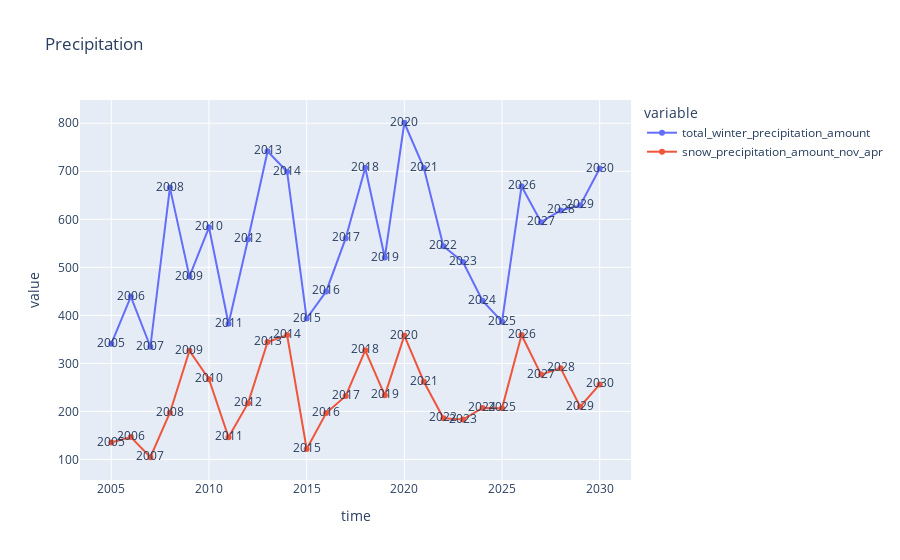

The notebook cell saved with this chart:
### Code cell
pd.options.plotting.backend = "plotly"
# milano.plot(x='time', y=['mm_prod','snow_precipitation_amount_nov_apr','total_winter_precipitation_amount','mean_winter_tas','mean_feb_tas'])
result_melt = cortina.drop(['Number_of_points','LAT','LON','NUTS3_ID','ZS'],axis=1).groupby(['time'],as_index=False).mean().melt(id_vars='time', value_vars= ['total_winter_precipitation_amount','snow_precipitation_amount_nov_apr'])
fig=px.line(result_melt, x='time' , y='value' , color='variable',text="time",markers=True,title='Precipitation')
fig.show();

### Figure 1 — Plotly figure (JSON) as saved in the notebook; plotly's stock layout.template omitted (floating-point values rounded to 4 significant figures)
{"data": [{"hovertemplate": "variable=total_winter_precipitation_amount<br>time=%{text}<br>value=%{y}<extra></extra>", "legendgroup": "total_winter_precipitation_amount", "line": {"color": "#636efa", "dash": "solid"}, "marker": {"symbol": "circle"}, "mode": "lines+text+markers", "name": "total_winter_precipitation_amount", "orientation": "v", "showlegend": true, "text": [2005, 2006, 2007, 2008, 2009, 2010, 2011, 2012, 2013, 2014, 2015, 2016, 2017, 2018, 2019, 2020, 2021, 2022, 2023, 2024, 2025, 2026, 2027, 2028, 2029, 2030], "type": "scatter", "x": [2005, 2006, 2007, 2008, 2009, 2010, 2011, 2012, 2013, 2014, 2015, 2016, 2017, 2018, 2019, 2020, 2021, 2022, 2023, 2024, 2025, 2026, 2027, 2028, 2029, 2030], "xaxis": "x", "y": [340.6, 439.1, 334.6, 666.0, 480.8, 583.4, 382.5, 558.3, 741.6, 699.1, 393.4, 449.8, 560.8, 707.3, 520.4, 801.1, 706.7, 543.9, 511.1, 430.6, 386.9, 668.9, 594.0, 618.4, 629.0, 705.7], "yaxis": "y"}, {"hovertemplate": "variable=snow_precipitation_amount_nov_apr<br>time=%{text}<br>value=%{y}<extra></extra>", "legendgroup": "snow_precipitation_amount_nov_apr", "line": {"color": "#EF553B", "dash": "solid"}, "marker": {"symbol": "circle"}, "mode": "lines+text+markers", "name": "snow_precipitation_amount_nov_apr", "orientation": "v", "showlegend": true, "text": [2005, 2006, 2007, 2008, 2009, 2010, 2011, 2012, 2013, 2014, 2015, 2016, 2017, 2018, 2019, 2020, 2021, 2022, 2023, 2024, 2025, 2026, 2027, 2028, 2029, 2030], "type": "scatter", "x": [2005, 2006, 2007, 2008, 2009, 2010, 2011, 2012, 2013, 2014, 2015, 2016, 2017, 2018, 2019, 2020, 2021, 2022, 2023, 2024, 2025, 2026, 2027, 2028, 2029, 2030], "xaxis": "x", "y": [135.2, 146.5, 104.5, 197.2, 326.4, 266.9, 146.2, 217.1, 344.6, 359.1, 121.7, 196.5, 232.1, 327.1, 233.3, 357.9, 261.7, 185.8, 183.1, 207.1, 206.3, 359.0, 276.6, 290.0, 209.7, 256.2], "yaxis": "y"}], "layout": {"legend": {"title": {"text": "variable"}, "tracegroupgap": 0}, "title": {"text": "Precipitation"}, "xaxis": {"anchor": "y", "domain": [0, 1], "title": {"text": "time"}}, "yaxis": {"anchor": "x", "domain": [0, 1], "title": {"text": "value"}}}}
